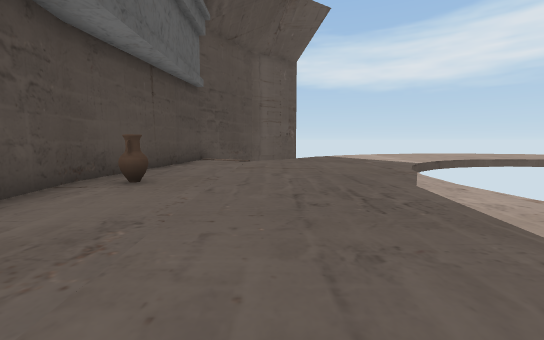
View 1 (above)

19 first-person views from a walk through a 3-D level made in the Unity game engine. The camera is 1.5 m above the floor, tilts 6° down and sees 90° across. The floor is counted in squares, 2 m on a side. Each view is taken from the middle of a square. On the plan, view 1 faces up. The plan holds only what a view shows up to about 10 squares ahead; the rest is blank. The place goes on beyond the plan. The player is left out.

View 2
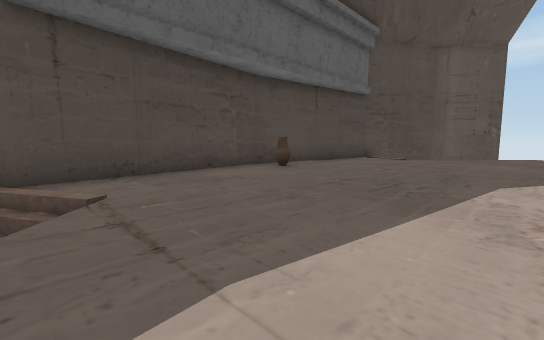

View 3
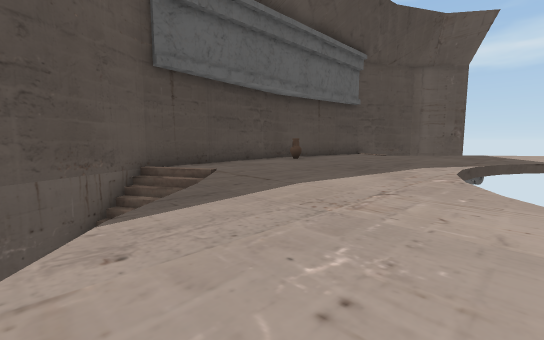

View 4
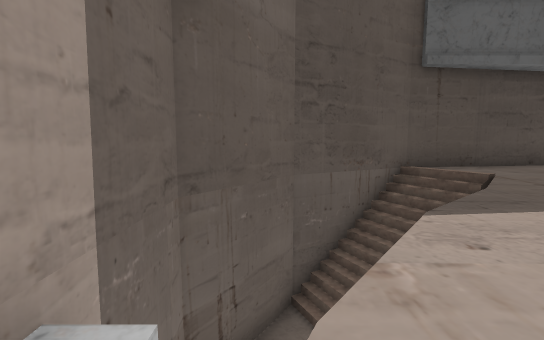

View 5
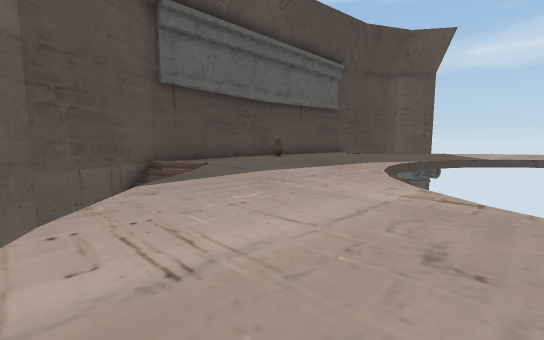

View 6
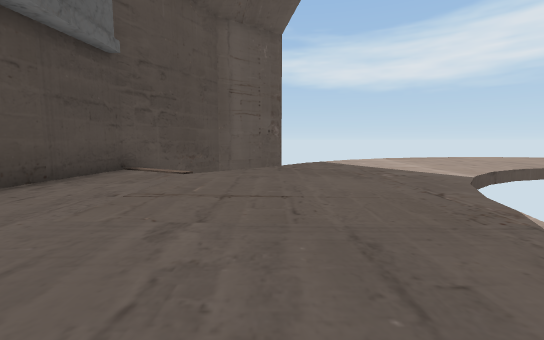

View 7
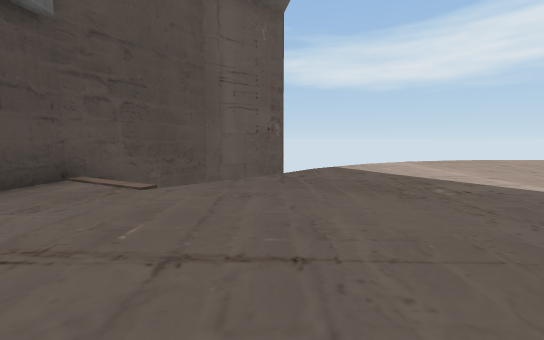

View 8
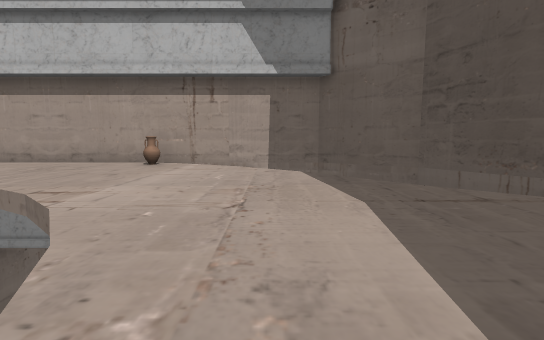

View 9
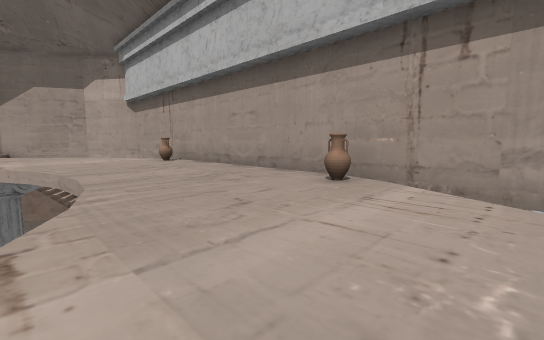

View 10
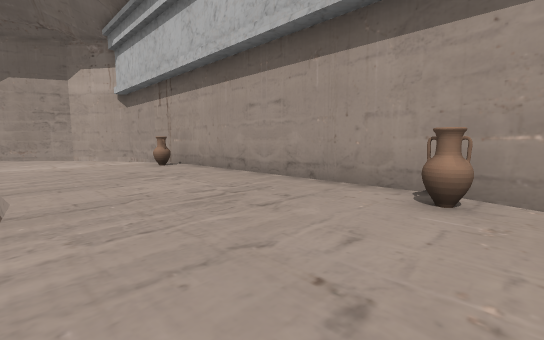

View 11
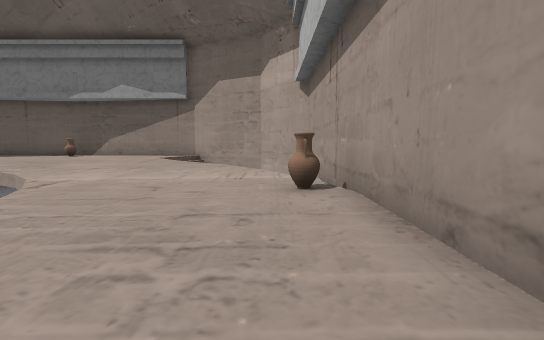

View 12
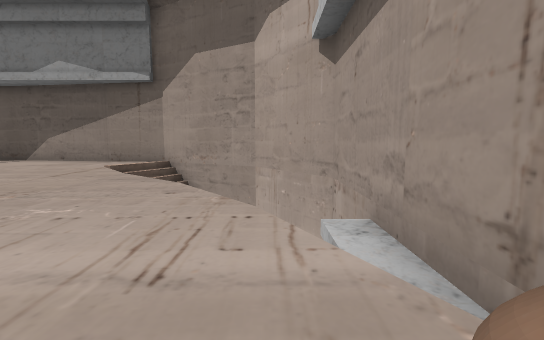

View 13
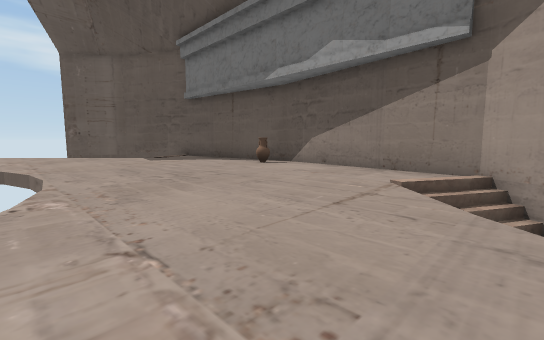

View 14
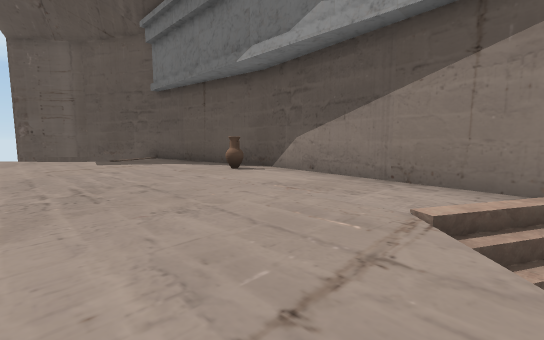

View 15
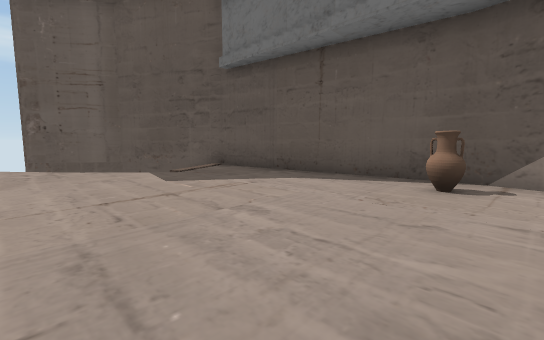

View 16
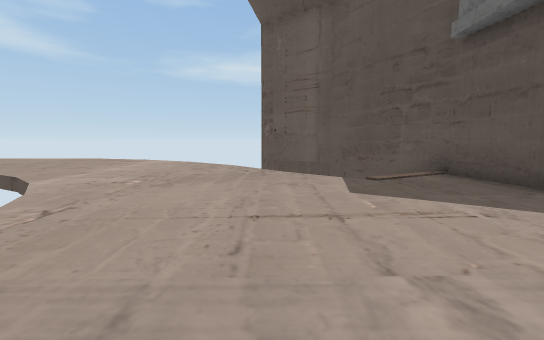

View 17
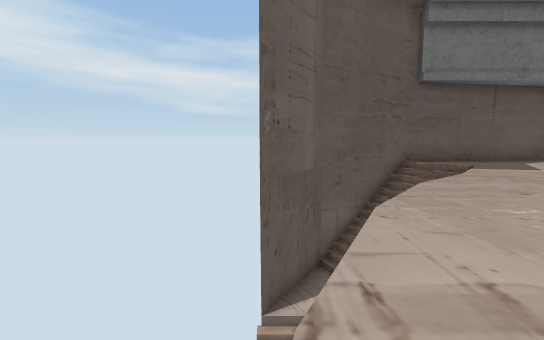

View 18
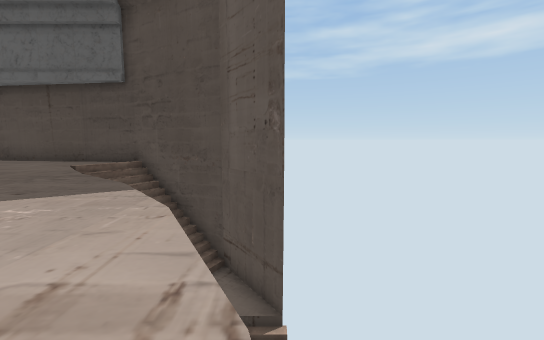

View 19
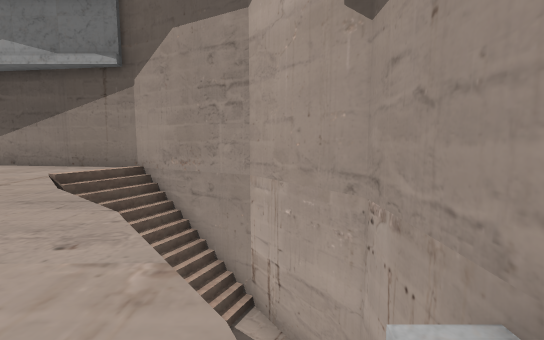

### Floor plan
Key: @ floor where view 1 was taken; # wall or solid block; . main floor; - floor 0.5 m lower than the main floor; _ floor 6 m lower than the main floor; / step, stairs or slope; v drop or lower ground; O other object.
Columns run from 4 left of view 1 to 25 right of it. Each row starts with its distance up from view 1.
 16     ##   ///...   ///   ##
 15   ##__  //..........//  __##
 14   #//  /............../  //#
 13  ##/  ......... ........  /##
 12  #/  v........   .......v  /#
 11  #//v......vv     v......v//#
 10  #........v        v........#
  9 #........v          v........#
  8 #........            ........#
  7 #.......v            v.......#
  6 #.......v            v.......#
  5 #.O.....              ......O#
  4 #.......v            v.......#
  3 #.......v            v.......#
  2 #........            ........#
  1 #........v          v........#
  0  #..@.....v        v........#
 -1  #//v......vv    vv......v//#
 -2  #// v........vv........v //#
 -3  ##// .................. //##
 -4   #// v/............../v //#
 -5   ##_   //..........//   _##
 -6     ##  --/O......O/--  ##
 -7         ##############

Positions as (right, up) in squares from view 1, and headings:
1: (0, 0), facing up
2: (3, -1), facing up-left
3: (5, -4), facing up-left
4: (5, -5), facing left
5: (7, -5), facing up-left
6: (1, 4), facing up
7: (1, 6), facing up
8: (3, 3), facing down
9: (4, -1), facing down-right
10: (6, -2), facing down-right
11: (10, -5), facing right
12: (14, -5), facing right
13: (17, -2), facing up-right
14: (19, -1), facing up-right
15: (19, 4), facing up-right
16: (20, 5), facing up
17: (14, 16), facing right
18: (7, 16), facing left
19: (16, -5), facing right
